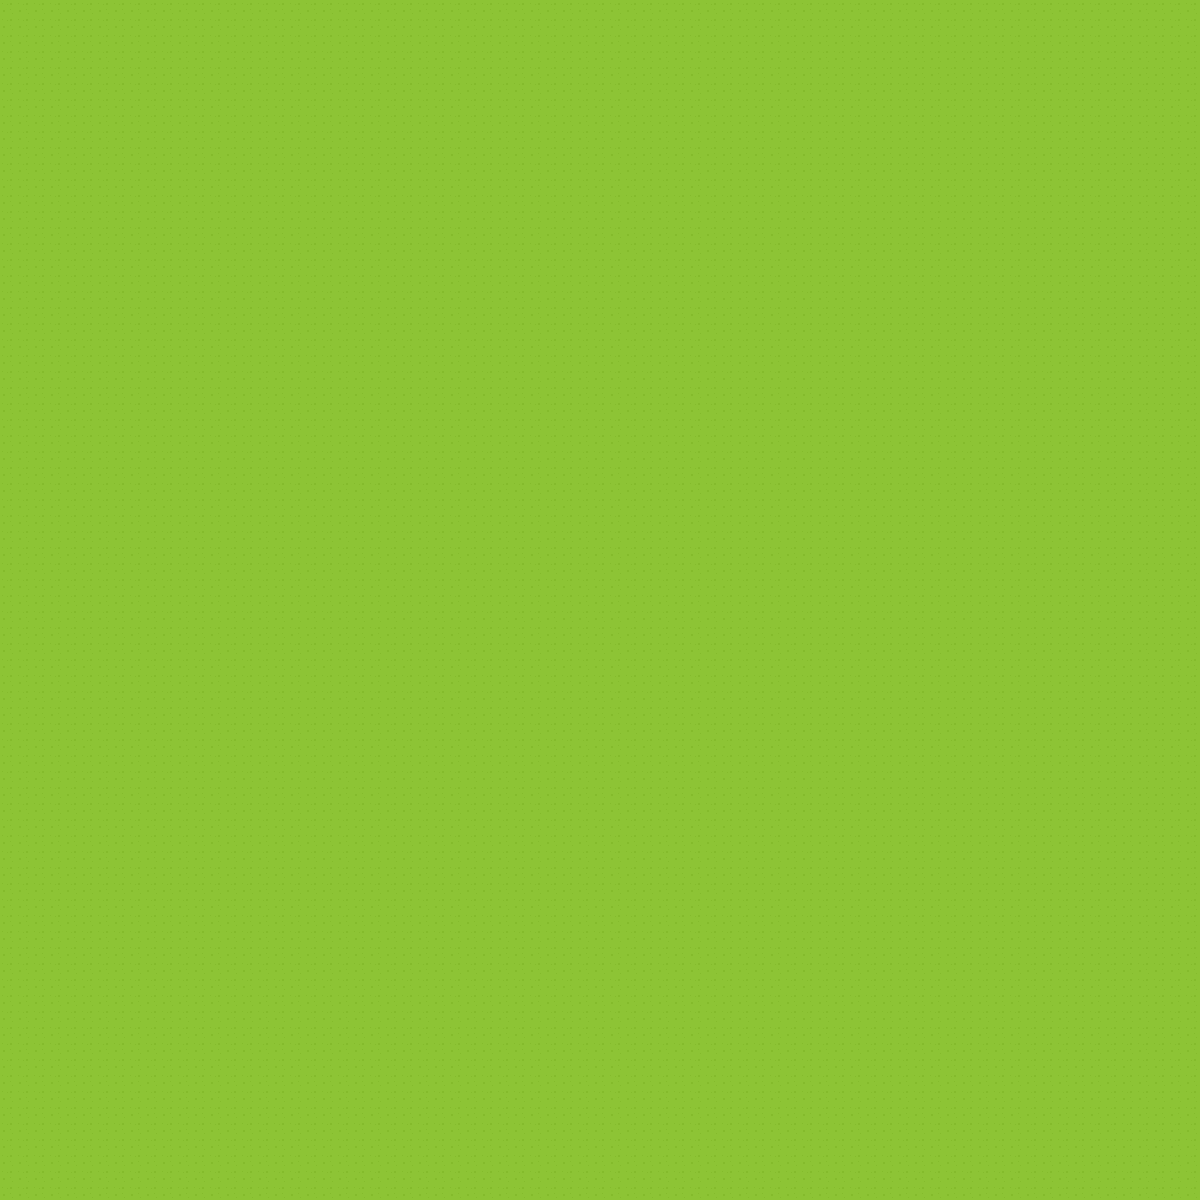

This game map was drawn from its Tiled (.tmx) file and the tilesets committed beside it. A one-line description and the trimmed map source follow:
An orthogonal 75x75 tile map with 16x16 px tiles, 1 tile layer (Erba).

<map version="1.0" tiledversion="1.1.5" orientation="orthogonal" renderorder="left-down" width="75" height="75" tilewidth="16" tileheight="16" infinite="0" nextobjectid="1">
 <tileset firstgid="1" source="base tileset.tsx" />
 <layer name="Erba" width="75" height="75">
  <data>[5625 cells, 5625 non-empty, 1 distinct tile ids]</data>
 </layer>
</map>
